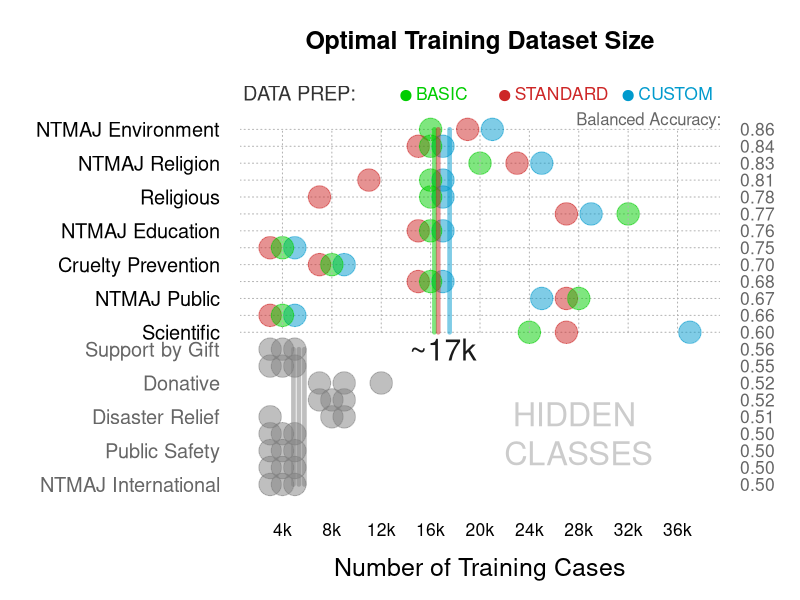
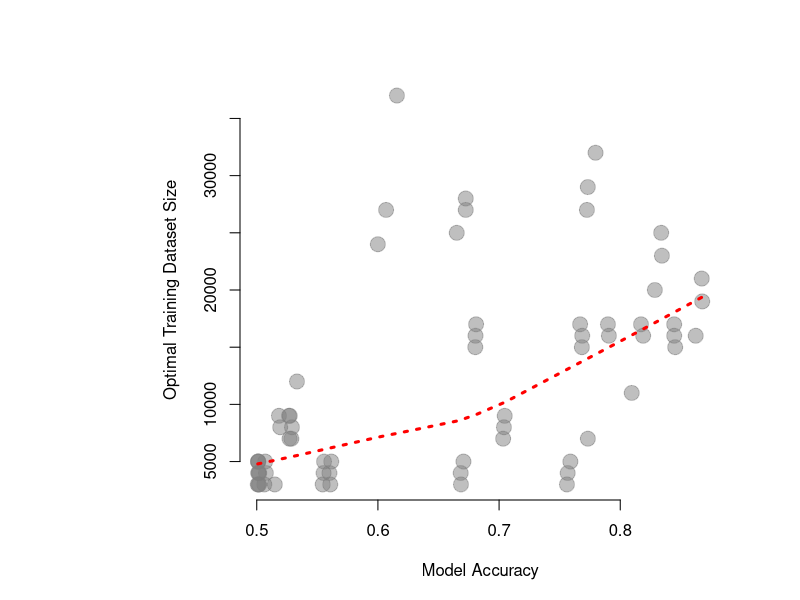
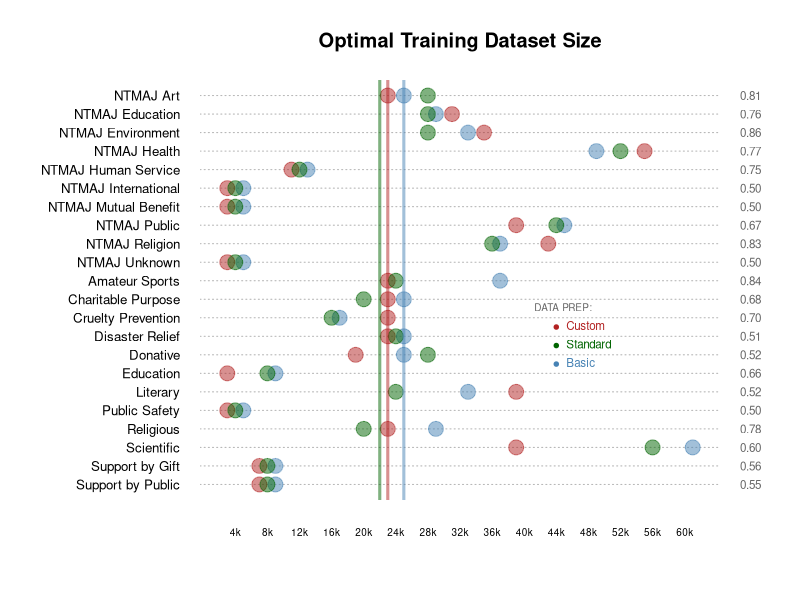

Recreate these plots in R, in order.
## ---- chunk 1
knitr::opts_chunk$set(echo = TRUE, message=F, warning=F, fig.width=10)
## ---- chunk 2
library( dplyr )
library( knitr )

d <- read.csv( "data/model-accuracy.csv" )

d$f <- d$prediction.class

d$f[ d$f == "Disasterreliefyes"  ] <- "Disaster Relief"
d$f[ d$f == "Donatefundsyes"  ] <- "Donative"
d$f[ d$f == "ntmaj10art"  ] <- "NTMAJ Art"
d$f[ d$f == "ntmaj10edu"  ] <- "NTMAJ Education"
d$f[ d$f == "ntmaj10env"  ] <- "NTMAJ Environment"
d$f[ d$f == "ntmaj10health"  ] <- "NTMAJ Health"
d$f[ d$f == "ntmaj10hserv"  ] <- "NTMAJ Human Service"
d$f[ d$f == "ntmaj10int"  ] <- "NTMAJ International"
d$f[ d$f == "ntmaj10mutual"  ] <- "NTMAJ Mutual Benefit"
d$f[ d$f == "ntmaj10public"  ] <- "NTMAJ Public"
d$f[ d$f == "ntmaj10rel"  ] <- "NTMAJ Religion"
d$f[ d$f == "ntmaj10unknown"  ] <- "NTMAJ Unknown"
d$f[ d$f == "Onethirdsupportgifts"  ] <- "Support by Gift"
d$f[ d$f == "Onethirdsupportpublic"   ] <- "Support by Public"
d$f[ d$f == "Orgpurposecharitable"  ] <- "Charitable Purpose"
d$f[ d$f == "Orgpurposecrueltyprevention"  ] <- "Cruelty Prevention"
d$f[ d$f == "Orgpurposeeducational"   ] <- "Education"
d$f[ d$f == "Orgpurposeliterary"  ] <- "Literary"
d$f[ d$f == "Orgpurposepublicsafety"  ] <- "Public Safety"
d$f[ d$f == "Orgpurposereligious"  ] <- "Religious"
d$f[ d$f == "Orgpurposescientific"  ] <- "Scientific"
d$f[ d$f == "Orgpurposeamateursports"  ] <- "Amateur Sports"

d <- arrange( d, dataset, f, n.train )
head( d, 21 )

d$dy <- 100* ( c( d$value[-1], NA ) - d$value ) 
# 100 * ( new - old), where 
## old = current training dataset size, ex. 4,000
## new = next training dataset size up, ex. 8,000 is one size up from 4,000
d$dy[ d$n.train == 4000 ] <- NA #can't go from 0 to 4,000
d$dy[ d$n.train == 80000 ] <- NA #can't go from 80,000 to 84,000


d %>% 
  group_by( n.train ) %>% 
  summarize( bal_accuracy=100*mean(value), ave=mean(dy) ) #renamed accuracy to bal_accuracy

## ---- chunk 3
graph.df <- 
  d %>% 
  group_by( dataset, f ) %>% 
  summarize( threshold.50=n.train[ which.max( dy < 0.5 )  -1 ], 
             threshold.25=n.train[ which.max( dy < 0.25 ) -1 ],
             performance.50=value[ which.max( dy < 0.5 ) -1 ],
             performance.25=value[ which.max( dy < 0.25 ) -1 ] ) %>% 
  group_by( f ) %>%
  mutate( ave.p.50=mean(performance.50), 
          ave.p.25=mean(performance.25) ) %>% 
  ungroup() %>% 
  arrange( - ave.p.50 ) %>% 
  as.data.frame() 

head( graph.df, 20 ) 
## ---- chunk 4

df <- graph.df

cex.factor <- 1.5

min.x <- min( df$threshold.50 )
max.x <- max( df$threshold.50 )

df2 <- filter( df, ave.p.50 > 0.60 )
df3 <- filter( df, ave.p.50 < 0.60 )

mean.minimal.2 <- mean( df2$threshold.50[ df2$dataset=="Minimal" ] )
mean.standard.2 <- mean( df2$threshold.50[ df2$dataset=="Standard" ] )
mean.custom.2 <- mean( df2$threshold.50[ df2$dataset=="Custom" ] )

mean.minimal.3 <- mean( df3$threshold.50[ df3$dataset=="Minimal" ] )
mean.standard.3 <- mean( df3$threshold.50[ df3$dataset=="Standard" ] )
mean.custom.3 <- mean( df3$threshold.50[ df3$dataset=="Custom" ] )


df$threshold.50[ df$dataset == "Minimal" ] <-
    df$threshold.50[ df$dataset == "Minimal" ] - 1000
df$threshold.50[ df$dataset == "Custom" ] <-
    df$threshold.50[ df$dataset == "Custom" ] + 1000

df.ave.p <- unique(df[c("f","ave.p.50")])
p.class <- df.ave.p$f

mean.p <- df.ave.p$ave.p.50
mean.p <- as.character( mean.p %>% round(4) )
mean.p <- substr( mean.p, 1, 4 )

#col.group <- adjustcolor( c("steelblue","firebrick","darkgreen"), alpha.f=0.5 )
col.group <- adjustcolor( c("deepskyblue3","firebrick3","green3"), alpha.f=0.5 ) #standardizing colors with box and whisker plot


## ---- chunk 5

 
par( mar=c(5,12,4,4) ) #tweaked left margin to not cut off names
plot.new()
plot.window( xlim=c(min.x-2000,max.x+2000), ylim=c(1,24) )

# abline( v=seq(min.x,max.x,4000), h=1:10, lty=3, col="gray70" )
abline( h=22:10, lty=3, col="gray70" )


y.pos <- 22

# mean.p <- NULL

for( i in p.class )
{
   dd <- filter( df, f == i )
   if( y.pos > 9 )
   {
       points( dd$threshold.50, rep(y.pos,3), 
               col=col.group, pch=19, 
               cex=2*cex.factor )
   }   

   if( y.pos <= 9 )
   {
       points( dd$threshold.50, rep(y.pos,3), 
               col=gray(0.5,0.5), pch=19, 
               cex=2*cex.factor )
   }

   y.pos <- y.pos - 1
}


axis( side=2, at=22:10, labels=p.class[1:13], 
      las=2, tick=F, cex.axis=0.8*cex.factor )
axis( side=2, at=9:1, labels=p.class[14:22], 
      las=2, tick=F, cex.axis=0.8*cex.factor, 
      col.axis="gray40" )

axis( side=1, at=seq(min.x,max.x,4000), 
      labels=paste0( seq(min.x/1000,max.x/1000,4), "k" ), 
      las=1, tick=F, cex.axis=0.7*cex.factor )
axis( side=4, at=22:1, las=2, tick=F, 
      labels=mean.p, col.axis="gray40", cex.axis=0.7*cex.factor )

title( xlab="Number of Training Cases", cex.lab=cex.factor )

# mean.minimal <- median( df$threshold.50[ df$dataset=="Minimal" ] )
# mean.standard <- median( df$threshold.50[ df$dataset=="Standard" ] )
# mean.custom <- median( df$threshold.50[ df$dataset=="Custom" ] )
# 
# abline( v=mean.minimal, lwd=3, col=adjustcolor("firebrick", alpha.f=0.5) )
# abline( v=mean.standard, lwd=3, col=adjustcolor("darkgreen", alpha.f=0.5) )
# abline( v=mean.custom, lwd=3, col=adjustcolor("steelblue", alpha.f=0.5) )

segments( x0=mean.minimal.2, y0=10, y1=22, 
          lwd=3*cex.factor, col=adjustcolor("green3", alpha.f=0.5) )
segments( x0=mean.standard.2, y0=10, y1=22, 
          lwd=3*cex.factor, col=adjustcolor("firebrick3", alpha.f=0.5) )
segments( x0=mean.custom.2, y0=10, y1=22, 
          lwd=3*cex.factor, col=adjustcolor("deepskyblue3", alpha.f=0.5) )

text( 17000, 10, "~17k", pos=1, col="gray10", cex=1.2*cex.factor )

segments( x0=mean.minimal.3, y0=1, y1=9, 
          lwd=3*cex.factor, col=gray(0.5,0.5) )
segments( x0=mean.standard.3, y0=1, y1=9, 
          lwd=3*cex.factor, col=gray(0.5,0.5) )
segments( x0=mean.custom.3, y0=1, y1=9, 
          lwd=3*cex.factor, col=gray(0.5,0.5) )


title( main="Optimal Training Dataset Size", cex.main=cex.factor )


yy <- 24
xx <- 2000

text( xx-2000, yy, "DATA PREP:", pos=4, 
      cex=0.80*cex.factor, col="gray20" )

text( xx+12000, yy, "BASIC", col="green3", 
      cex=0.70*cex.factor, pos=4 )
points( xx+12000, yy, pch=19, 
        cex=0.9*cex.factor, col="green3" )

text( xx+20000, yy, "STANDARD", col="firebrick3", 
      cex=0.70*cex.factor, pos=4 )
points( xx+20000, yy, pch=19, 
        cex=0.9*cex.factor, col="firebrick3" )

text( xx+30000, yy, "CUSTOM", 
      col="deepskyblue3", cex=0.70*cex.factor, pos=4 )
points( xx+30000, yy, pch=19, 
        cex=0.9*cex.factor, col="deepskyblue3" )

text( 28000, 4, "HIDDEN \nCLASSES", col="gray80", cex=1.3*cex.factor )


text( 40350, 22.5, "Balanced Accuracy:", col="gray40", pos=2)


#Add vertical lines for the shown classes only

# abline( v=seq(min.x,max.x,4000), h=1:10, lty=3, col="gray70" )
mult_seg <- data.frame(x0 = seq(min.x,max.x,4000),    # Create data frame with line-values
                       y0 = 10,
                       y1 = 22)

segments(x0 = mult_seg$x0,                            # Draw multiple lines
         y0 = mult_seg$y0,
         y1 = mult_seg$y1,
         col = "gray70", 
         lty = 3)


## ---- chunk 6
#############################
#############################
#############################

df <- 
  d %>% 
  group_by( dataset, f ) %>% 
  summarize( threshold.50=n.train[ which.max( dy < 0.5 )  -1 ], 
             threshold.25=n.train[ which.max( dy < 0.25 ) -1 ],
             performance.50=value[ which.max( dy < 0.5 ) -1 ],
             performance.25=value[ which.max( dy < 0.5 ) -1 ] ) %>%  
  as.data.frame() %>%
  arrange( f )

df$threshold.50[ df$dataset == "Minimal" ] <- 
    df$threshold.50[ df$dataset == "Minimal" ] - 1000
df$threshold.50[ df$dataset == "Custom" ] <- 
    df$threshold.50[ df$dataset == "Custom" ] + 1000

# plot( df$threshold.50, df$performance.50,  bty="n",
#       pch=19, col=gray(0.5,0.5), cex=2,
#       xlab="Optimal Dataset Size",
#       ylab="Model Accuracy" )
# 
# lines( lowess(x=df$threshold.50, y=df$performance.50), 
#        col = "red", lwd=3, lty=3 )

plot( df$performance.50, df$threshold.50, bty="n",
      pch=19, col=gray(0.5,0.5), cex=2,
      ylab="Optimal Training Dataset Size",
      xlab="Model Accuracy" )

lines( lowess(x=df$performance.50, y=df$threshold.50), 
       col = "red", lwd=3, lty=3 )

## ---- chunk 7

min.x <- min( df$threshold.25 )
max.x <- max( df$threshold.25 )


# add jitter for overlap
df$threshold.25[ df$dataset == "Minimal" ] <- 
    df$threshold.25[ df$dataset == "Minimal" ] - 1000
df$threshold.25[ df$dataset == "Custom" ] <- 
    df$threshold.25[ df$dataset == "Custom" ] + 1000


par( mar=c(5,10,4,4) )
plot.new()
plot.window( xlim=c(min.x-2000,max.x+2000), ylim=c(1,22) )

col.group <- adjustcolor( c("steelblue","firebrick","darkgreen"), alpha.f=0.5 )
 
# abline( v=seq(min.x,max.x,4000), lty=3, col="gray70" )
abline( h=1:22, lty=3, col="gray70" )

p.class <- unique(df$f)
p.class <- c( p.class[8:17], p.class[1:7], p.class[18:22] )

y.pos <- 22

mean.p <- NULL

for( i in p.class )
{
   dd <- filter( df, f == i )
   points( dd$threshold.25, rep(y.pos,3), 
           col=col.group, pch=19, cex=2 )
   mp <- as.character( mean( dd$performance.25 ) %>% round(4) )
   mp <- substr( mp, 1, 4 )
   mean.p <- c( mean.p, mp )
   y.pos <- y.pos - 1
}

axis( side=2, at=22:1, labels=p.class, 
      las=2, tick=F, cex.axis=0.8 )
axis( side=1, at=seq(min.x,max.x,4000), 
      labels=paste0(seq(min.x/1000,max.x/1000,4),"k"), 
      las=1, tick=F, cex.axis=0.6 )
axis( side=4, at=22:1, las=2, tick=F, 
      labels=mean.p, col.axis="gray40", cex.axis=0.7 )

mean.minimal <- median( df$threshold.25[ df$dataset=="Minimal" ] )
mean.standard <- median( df$threshold.25[ df$dataset=="Standard" ] )
mean.custom <- median( df$threshold.25[ df$dataset=="Custom" ] )

abline( v=mean.minimal, lwd=3, col=adjustcolor("firebrick", alpha.f=0.5) )
abline( v=mean.standard, lwd=3, col=adjustcolor("darkgreen", alpha.f=0.5) )
abline( v=mean.custom, lwd=3, col=adjustcolor("steelblue", alpha.f=0.5) )

title( main="Optimal Training Dataset Size" )



text( 40000, 10.5, "DATA PREP:", pos=4, cex=0.60, col="gray40" )
points( rep(44000,3), c(9.5,8.5,7.5), cex=0.6, 
        pch=19, col=c("firebrick","darkgreen","steelblue") )
text( 44000, 9.5, "Custom", col="firebrick", cex=0.70, pos=4 )
text( 44000, 8.5, "Standard", col="darkgreen", cex=0.70, pos=4 )
text( 44000, 7.5, "Basic", col="steelblue", cex=0.70, pos=4 )



